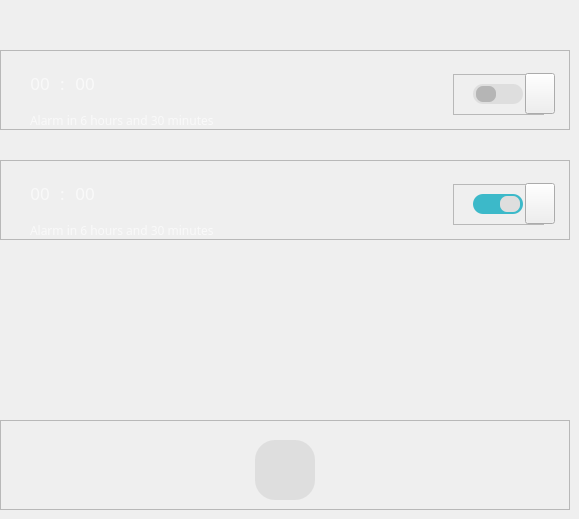
    <widget class="QWidget" name="page_alarm">
     <widget class="QFrame" name="frame_2">
      <property name="geometry">
       <rect>
        <x>0</x>
        <y>420</y>
        <width>570</width>
        <height>90</height>
       </rect>
      </property>
      <property name="styleSheet">
       <string notr="true"/>
      </property>
      <property name="frameShape">
       <enum>QFrame::StyledPanel</enum>
      </property>
      <property name="frameShadow">
       <enum>QFrame::Raised</enum>
      </property>
      <widget class="QPushButton" name="alarm_newbtn">
       <property name="geometry">
        <rect>
         <x>255</x>
         <y>20</y>
         <width>60</width>
         <height>60</height>
        </rect>
       </property>
       <property name="cursor">
        <cursorShape>PointingHandCursor</cursorShape>
       </property>
       <property name="styleSheet">
        <string notr="true">background-color: #DEDEDE;
border-radius: 20px;</string>
       </property>
       <property name="text">
        <string/>
       </property>
       <property name="icon">
        <iconset>
         <normaloff>../images/myplus.png</normaloff>../images/myplus.png</iconset>
       </property>
       <property name="iconSize">
        <size>
         <width>50</width>
         <height>50</height>
        </size>
       </property>
      </widget>
     </widget>
     <widget class="QFrame" name="frame_3">
      <property name="geometry">
       <rect>
        <x>0</x>
        <y>50</y>
        <width>570</width>
        <height>80</height>
       </rect>
      </property>
      <property name="styleSheet">
       <string notr="true">background: none;</string>
      </property>
      <property name="frameShape">
       <enum>QFrame::StyledPanel</enum>
      </property>
      <property name="frameShadow">
       <enum>QFrame::Raised</enum>
      </property>
      <widget class="QLabel" name="label">
       <property name="geometry">
        <rect>
         <x>60</x>
         <y>12</y>
         <width>16</width>
         <height>41</height>
        </rect>
       </property>
       <property name="font">
        <font>
         <family>Sans Serif</family>
         <pointsize>13</pointsize>
        </font>
       </property>
       <property name="styleSheet">
        <string notr="true">color: #F9F9F9;</string>
       </property>
       <property name="text">
        <string>:</string>
       </property>
      </widget>
      <widget class="QLabel" name="alarm_timeleft">
       <property name="geometry">
        <rect>
         <x>30</x>
         <y>60</y>
         <width>211</width>
         <height>21</height>
        </rect>
       </property>
       <property name="font">
        <font>
         <family>Sans Serif</family>
         <pointsize>9</pointsize>
        </font>
       </property>
       <property name="styleSheet">
        <string notr="true">color: #F9F9F9;</string>
       </property>
       <property name="text">
        <string>Alarm in 6 hours and 30 minutes</string>
       </property>
      </widget>
      <widget class="QFrame" name="frame_5">
       <property name="geometry">
        <rect>
         <x>453</x>
         <y>24</y>
         <width>91</width>
         <height>41</height>
        </rect>
       </property>
       <property name="frameShape">
        <enum>QFrame::StyledPanel</enum>
       </property>
       <property name="frameShadow">
        <enum>QFrame::Raised</enum>
       </property>
       <widget class="QLabel" name="alarm_Bbtn1">
        <property name="geometry">
         <rect>
          <x>20</x>
          <y>10</y>
          <width>50</width>
          <height>20</height>
         </rect>
        </property>
        <property name="styleSheet">
         <string notr="true">background-color: #DEDEDE;
border-radius: 10px;</string>
        </property>
        <property name="text">
         <string/>
        </property>
       </widget>
       <widget class="QLabel" name="alarm_btn1">
        <property name="geometry">
         <rect>
          <x>23</x>
          <y>12</y>
          <width>20</width>
          <height>16</height>
         </rect>
        </property>
        <property name="cursor">
         <cursorShape>PointingHandCursor</cursorShape>
        </property>
        <property name="styleSheet">
         <string notr="true">border-radius: 7px;
background-color: #b5b5b5;</string>
        </property>
        <property name="text">
         <string/>
        </property>
       </widget>
      </widget>
      <widget class="QLabel" name="alarm_hour1">
       <property name="geometry">
        <rect>
         <x>20</x>
         <y>13</y>
         <width>40</width>
         <height>40</height>
        </rect>
       </property>
       <property name="font">
        <font>
         <family>Sans Serif</family>
         <pointsize>13</pointsize>
        </font>
       </property>
       <property name="styleSheet">
        <string notr="true">color: #F9F9F9;</string>
       </property>
       <property name="text">
        <string>00</string>
       </property>
       <property name="alignment">
        <set>Qt::AlignCenter</set>
       </property>
      </widget>
      <widget class="QLabel" name="alarm_min1">
       <property name="geometry">
        <rect>
         <x>65</x>
         <y>13</y>
         <width>40</width>
         <height>40</height>
        </rect>
       </property>
       <property name="font">
        <font>
         <family>Sans Serif</family>
         <pointsize>13</pointsize>
        </font>
       </property>
       <property name="styleSheet">
        <string notr="true">color: #F9F9F9;</string>
       </property>
       <property name="text">
        <string>00</string>
       </property>
       <property name="alignment">
        <set>Qt::AlignCenter</set>
       </property>
      </widget>
      <widget class="QPushButton" name="pushButton">
       <property name="geometry">
        <rect>
         <x>525</x>
         <y>23</y>
         <width>30</width>
         <height>41</height>
        </rect>
       </property>
       <property name="cursor">
        <cursorShape>PointingHandCursor</cursorShape>
       </property>
       <property name="text">
        <string/>
       </property>
       <property name="icon">
        <iconset>
         <normaloff>../images/delete-bin-light.png</normaloff>../images/delete-bin-light.png</iconset>
       </property>
       <property name="iconSize">
        <size>
         <width>20</width>
         <height>20</height>
        </size>
       </property>
      </widget>
     </widget>
     <widget class="QFrame" name="frame_4">
      <property name="geometry">
       <rect>
        <x>0</x>
        <y>160</y>
        <width>570</width>
        <height>80</height>
       </rect>
      </property>
      <property name="styleSheet">
       <string notr="true">background: none;</string>
      </property>
      <property name="frameShape">
       <enum>QFrame::StyledPanel</enum>
      </property>
      <property name="frameShadow">
       <enum>QFrame::Raised</enum>
      </property>
      <widget class="QLabel" name="label_2">
       <property name="geometry">
        <rect>
         <x>60</x>
         <y>12</y>
         <width>16</width>
         <height>41</height>
        </rect>
       </property>
       <property name="font">
        <font>
         <family>Sans Serif</family>
         <pointsize>13</pointsize>
        </font>
       </property>
       <property name="styleSheet">
        <string notr="true">color: #F9F9F9;</string>
       </property>
       <property name="text">
        <string>:</string>
       </property>
      </widget>
      <widget class="QLabel" name="alarm_timeleft_2">
       <property name="geometry">
        <rect>
         <x>30</x>
         <y>60</y>
         <width>211</width>
         <height>21</height>
        </rect>
       </property>
       <property name="font">
        <font>
         <family>Sans Serif</family>
         <pointsize>9</pointsize>
        </font>
       </property>
       <property name="styleSheet">
        <string notr="true">color: #F9F9F9;</string>
       </property>
       <property name="text">
        <string>Alarm in 6 hours and 30 minutes</string>
       </property>
      </widget>
      <widget class="QFrame" name="frame_7">
       <property name="geometry">
        <rect>
         <x>453</x>
         <y>24</y>
         <width>91</width>
         <height>41</height>
        </rect>
       </property>
       <property name="frameShape">
        <enum>QFrame::StyledPanel</enum>
       </property>
       <property name="frameShadow">
        <enum>QFrame::Raised</enum>
       </property>
       <widget class="QLabel" name="alarm_btn1_3">
        <property name="geometry">
         <rect>
          <x>20</x>
          <y>10</y>
          <width>50</width>
          <height>20</height>
         </rect>
        </property>
        <property name="styleSheet">
         <string notr="true">background-color: #3CB9C9;
border-radius: 10px;</string>
        </property>
        <property name="text">
         <string/>
        </property>
       </widget>
       <widget class="QLabel" name="label_7">
        <property name="geometry">
         <rect>
          <x>47</x>
          <y>12</y>
          <width>20</width>
          <height>16</height>
         </rect>
        </property>
        <property name="cursor">
         <cursorShape>PointingHandCursor</cursorShape>
        </property>
        <property name="styleSheet">
         <string notr="true">border-radius: 7px;
background-color: #DEDEDE;</string>
        </property>
        <property name="text">
         <string/>
        </property>
       </widget>
      </widget>
      <widget class="QLabel" name="alarm_hour_3">
       <property name="geometry">
        <rect>
         <x>20</x>
         <y>13</y>
         <width>40</width>
         <height>40</height>
        </rect>
       </property>
       <property name="font">
        <font>
         <family>Sans Serif</family>
         <pointsize>13</pointsize>
        </font>
       </property>
       <property name="styleSheet">
        <string notr="true">color: #F9F9F9;</string>
       </property>
       <property name="text">
        <string>00</string>
       </property>
       <property name="alignment">
        <set>Qt::AlignCenter</set>
       </property>
      </widget>
      <widget class="QLabel" name="alarm_min_3">
       <property name="geometry">
        <rect>
         <x>65</x>
         <y>13</y>
         <width>40</width>
         <height>40</height>
        </rect>
       </property>
       <property name="font">
        <font>
         <family>Sans Serif</family>
         <pointsize>13</pointsize>
        </font>
       </property>
       <property name="styleSheet">
        <string notr="true">color: #F9F9F9;</string>
       </property>
       <property name="text">
        <string>00</string>
       </property>
       <property name="alignment">
        <set>Qt::AlignCenter</set>
       </property>
      </widget>
      <widget class="QPushButton" name="pushButton_2">
       <property name="geometry">
        <rect>
         <x>525</x>
         <y>23</y>
         <width>30</width>
         <height>41</height>
        </rect>
       </property>
       <property name="cursor">
        <cursorShape>PointingHandCursor</cursorShape>
       </property>
       <property name="text">
        <string/>
       </property>
       <property name="icon">
        <iconset>
         <normaloff>../images/delete-bin-light.png</normaloff>../images/delete-bin-light.png</iconset>
       </property>
       <property name="iconSize">
        <size>
         <width>20</width>
         <height>20</height>
        </size>
       </property>
      </widget>
     </widget>
    </widget>
